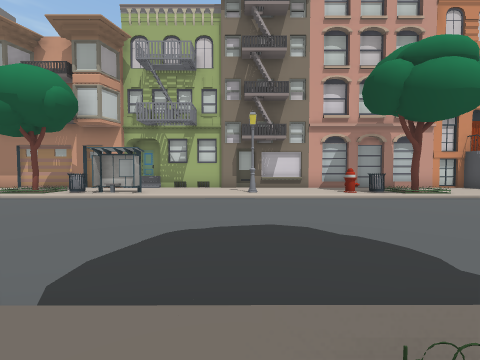
[1] (above)

16 first-person views from a walk through a Unity game level. The camera is 1.3 m above the floor, tilts 2° down and sees 90° across. The floor is counted in squares, 2 m on a side. Each view is taken from the middle of a square. On the plan, view 1 faces up. The plan holds only what a view shows up to about 9 squares ahead; the rest is blank. The place goes on beyond the plan. The player character is not drawn. Some surface patterns are stand-ins.

[2]
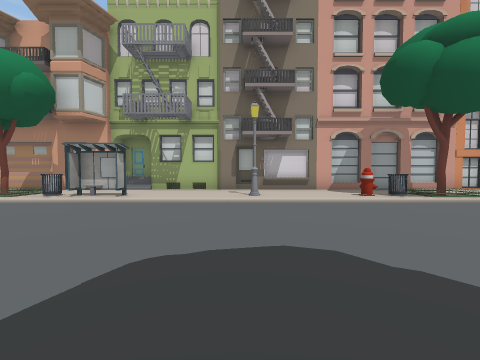

[3]
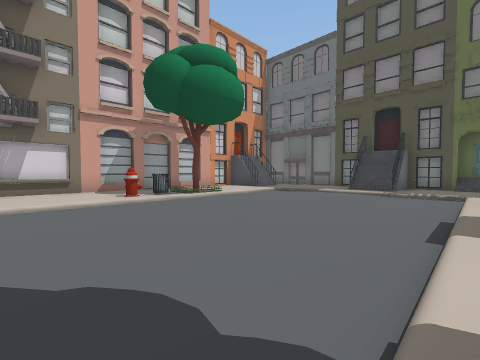

[4]
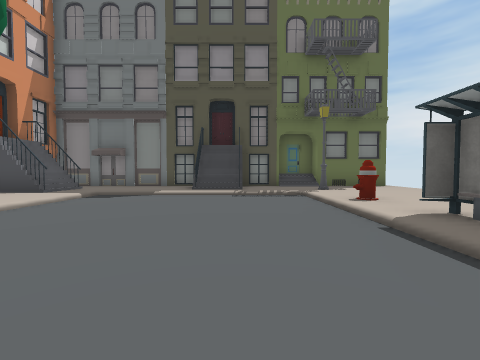

[5]
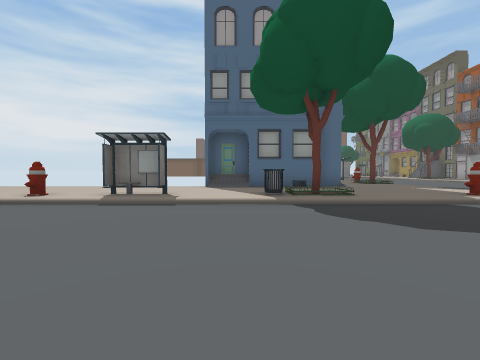

[6]
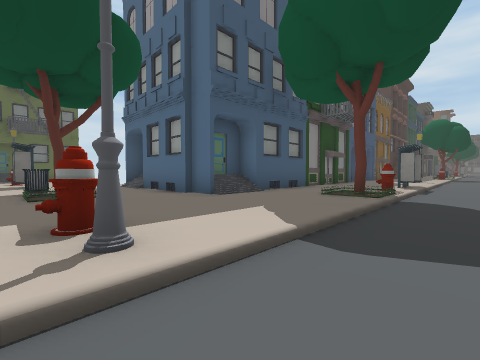

[7]
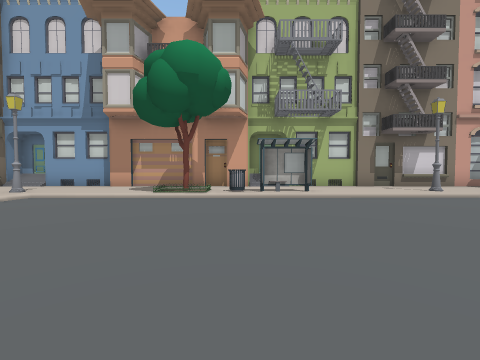

[8]
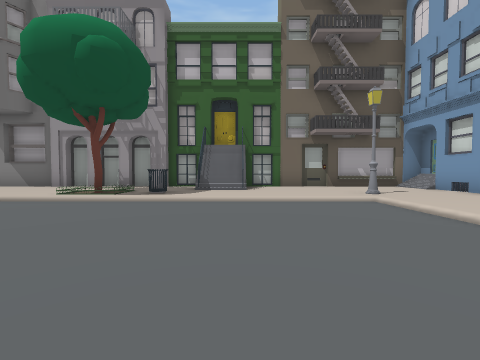

[9]
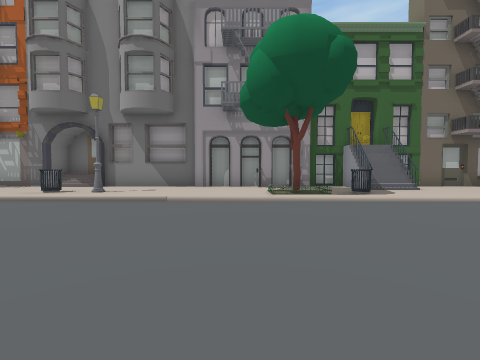

[10]
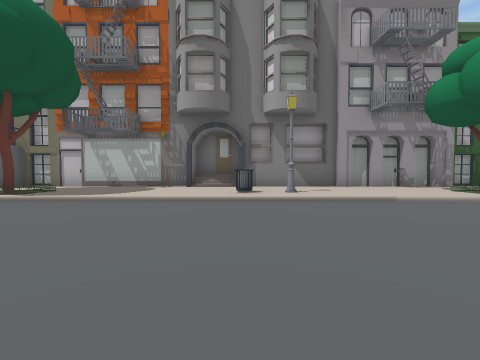

[11]
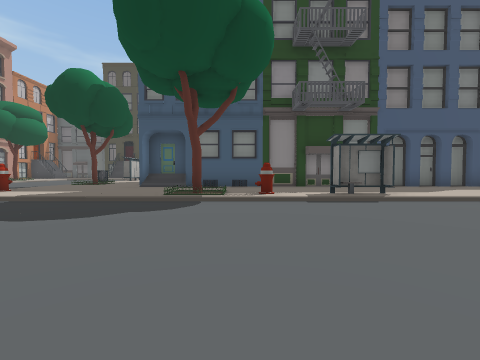

[12]
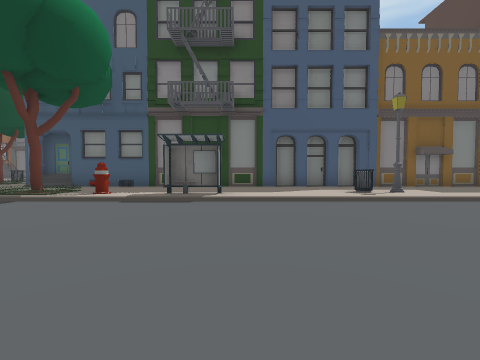

[13]
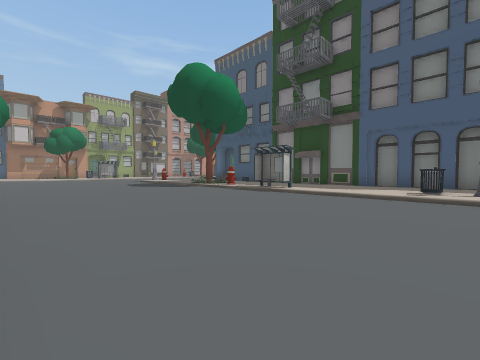

[14]
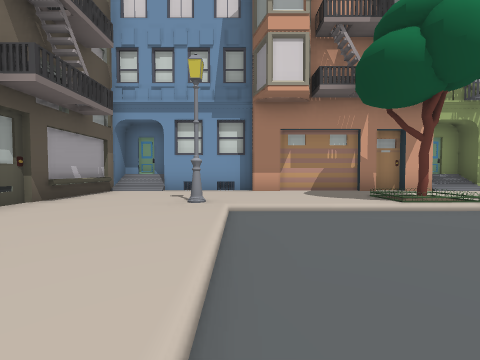

[15]
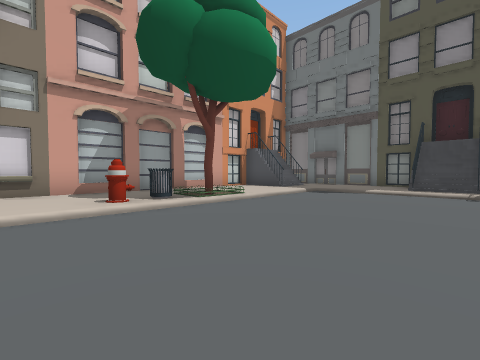

[16]
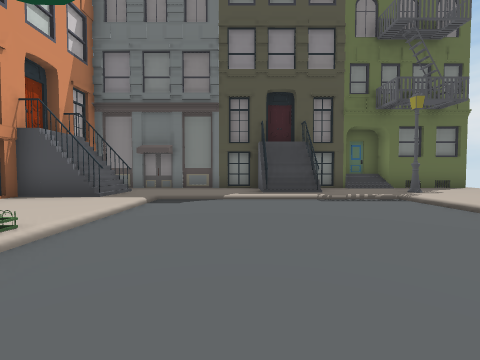

### Floor plan
Key: @ floor where view 1 was taken; # wall or solid block; x gap in a wall; . main floor; : floor 0.25 m higher than the main floor; / step, stairs or slope; T tree; O other object.
Columns run from 14 left of view 1 to 13 right of it. Each row starts with its distance up from view 1.
 11 ###      ###
 10 #/########/#############
  9 #::::::::::::::::::::::##
  8 #::::::/TOOO::#:::O/T::###
  7 #::#/////O///////////////#
  6 #:::/...................:#
  5 #:::/...................:#
  4 ###:/...................##
  3 #////...................###
  2 #::O/...................::##
  1 #:://... ../O/////////O/#:/#
  0 #::T/......#::@TO::OO:::::##
 -1 #:::/......:::::::::::::::#
 -2 #:::/......:::::::::::::::#
 -3 #:::/......:::####x
 -4 #:::/......:::#
 -5 #:://.....TO::#
 -6 #::O/......:::#
 -7 /:::/......O::#
 -8 #:::/....../::#
 -9 #:::/......O::#
-10 #:::/......:::#
-11 #:://......:::#
-12 #::T/......:::#
-13 #:: /......O::#
-14 ##  /......:::#

Where each view was taken, in squares from view 1:
view 1: 0 up, 0 right, facing up
view 2: 1 up, 0 right, facing up
view 3: 1 up, 1 right, facing up-right
view 4: 3 up, 3 right, facing right
view 5: 6 up, 3 right, facing down
view 6: 1 up, 5 left, facing down-right
view 7: 1 up, 5 left, facing up
view 8: 4 up, 5 left, facing left
view 9: 1 down, 5 left, facing left
view 10: 6 down, 5 left, facing left
view 11: 6 down, 9 left, facing right
view 12: 10 down, 9 left, facing right
view 13: 14 down, 10 left, facing up-right
view 14: 3 up, 10 left, facing up
view 15: 3 up, 2 right, facing up-right
view 16: 5 up, 4 right, facing right
